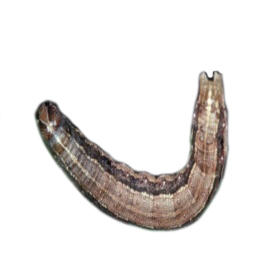
#> input picture imagens/imagem_8_seg.jpg, 256 x 256 px
$ python harris_corner_detector.py
#> lines starting #> are read from the running program, lines starting #| are printed output that depends on the picture
from matplotlib import pylab as pylab
from skimage.io import imread

from skimage.color import rgb2gray, rgb2hsv, rgb2ycbcr, hsv2rgb, ycbcr2rgb
from skimage.feature import corner_harris, corner_subpix, corner_peaks, shape_index
from skimage.transform import warp, SimilarityTransform, AffineTransform, resize
import cv2
import numpy as np
from skimage import data
from skimage.util import img_as_float
from skimage.exposure import rescale_intensity
from skimage.measure import ransac

image = imread('imagens/imagem_8_seg.jpg')
#> image is the input picture: shape (256, 256, 3); mean R, G, B 229.4, 225.9, 223.8
image_gray = rgb2gray(image)
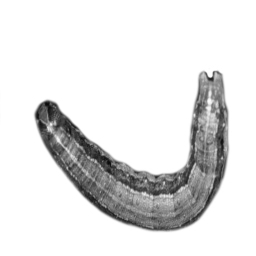
#> image_gray: shape (256, 256) float64; min 0.0397, max 1, mean 0.888

coordinates = corner_harris(image_gray, k=0.001)
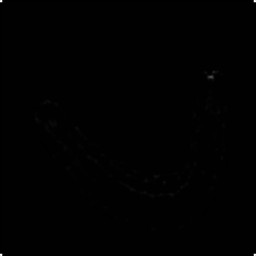
#> coordinates: shape (256, 256) float64; min -0.0407, max 10.15, mean 0.00937; drawn with min black and max white

#print(coordinates.max())
#print(0.001*coordinates.max())
#print(image_gray.shape)
linha, coluna = image_gray.shape
#> linha = 256; coluna = 256
#for l in range(linha):
#    print(image_gray[l])

#image[coordinates > 0.01 * coordinates.max()] = [255, 0, 0, 255]


pylab.figure(figsize=(10, 5))
#pylab.axis('off')
pylab.imshow(image_gray, cmap='gray')
pylab.show()


print('FIM')

$ run again, with imagens/imagem_67_seg.jpg copied over imagens/imagem_8_seg.jpg
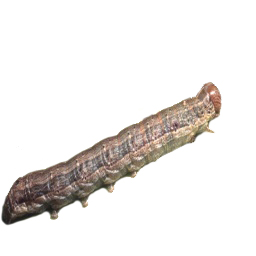
#> input picture imagens/imagem_67_seg.jpg, 256 x 256 px
#> image is the input picture: shape (256, 256, 3); mean R, G, B 237.2, 234.3, 232.3
#> `image_gray = rgb2gray(image)`:
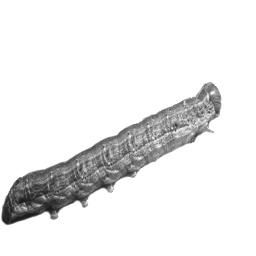
#> image_gray: shape (256, 256) float64; min 0.0948, max 1, mean 0.921
